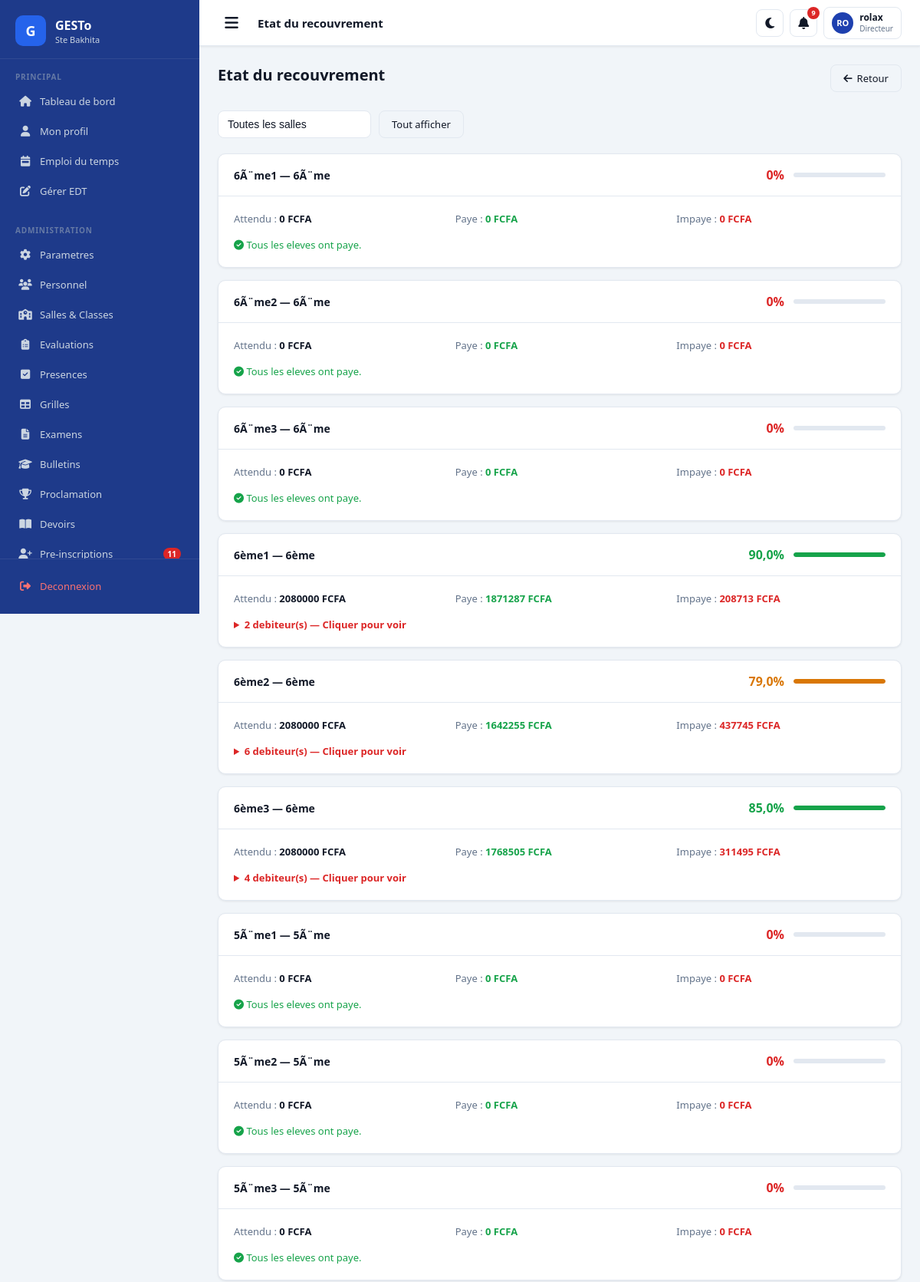
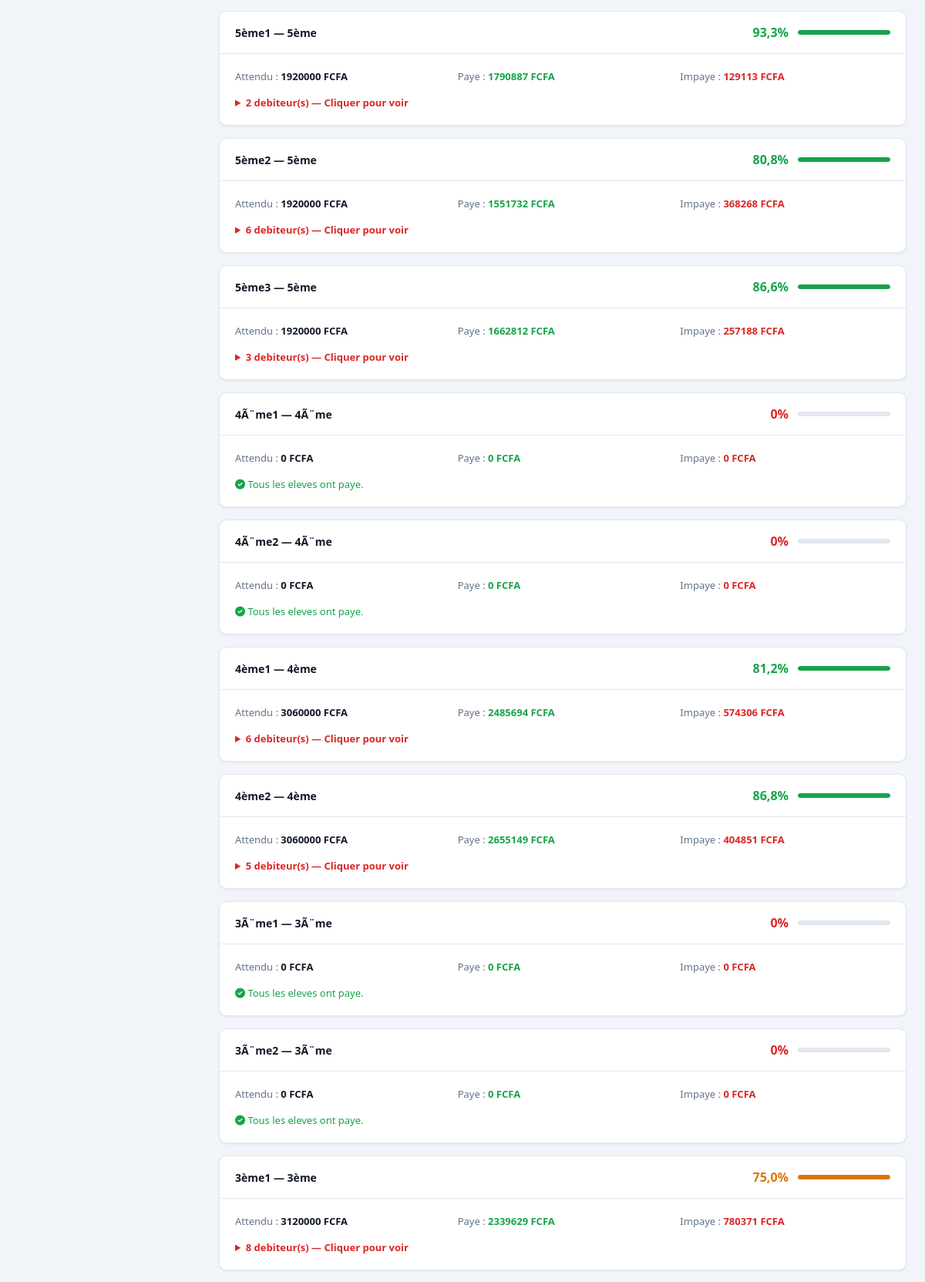
The app's page /finance/recouvrement/ (signed in, upper part) with its own data (2 pictures, top to bottom).
### apps/authentication/models.py (models this page shows, shortened)
class CustomUser(AbstractUser):
    ROLES = [
        ('DIRECTEUR', 'Directeur'),
        ('CENSEUR', 'Censeur'),
        ('PROFESSEUR', 'Professeur'),
        ('COMPTABLE', 'Comptable'),
        ('SURVEILLANT', 'Surveillant'),
        ('SECRETAIRE', 'Secrétaire'),
        ('PARENT', 'Parent'),
        ('ELEVE', 'Élève'),
    ]
    role = models.CharField(max_length=20, choices=ROLES, default='ELEVE')
    telephone = models.CharField(max_length=20, blank=True)
    telephone_wa = models.CharField(max_length=20, blank=True,
        help_text="Numéro WhatsApp avec indicatif ex: +22890000000")
    wa_verifie = models.BooleanField(default=False)
    photo = models.ImageField(upload_to='photos/personnel/', null=True, blank=True)
    adresse = models.CharField(max_length=200, blank=True)
    specialite = models.CharField(max_length=100, blank=True)
    date_prise_service = models.DateField(null=True, blank=True)
    preferences_notifications = models.JSONField(default=dict, blank=True)
    created_at = models.DateTimeField(auto_now_add=True)
    class Meta:
        verbose_name = 'Utilisateur'
        verbose_name_plural = 'Utilisateurs'

### apps/academic/models.py (models this page shows, shortened)
class SalleClasse(models.Model):
    niveau = models.ForeignKey(
        Niveau, on_delete=models.CASCADE, related_name='salles')
    annee = models.ForeignKey(
        AnneeScolaire, on_delete=models.CASCADE, related_name='salles')
    nom = models.CharField(max_length=50)
    capacite = models.IntegerField(default=40)
    titulaire = models.ForeignKey(
        'authentication.CustomUser', on_delete=models.SET_NULL,
        null=True, blank=True, related_name='salles_titulaire',
        limit_choices_to={'role': 'PROFESSEUR'})
    batiment = models.CharField(max_length=50, blank=True)
    est_active = models.BooleanField(default=True)
    class Meta:
        verbose_name = 'Salle de classe'
        verbose_name_plural = 'Salles de classe'
        unique_together = ['niveau', 'annee', 'nom']
        ordering = ['niveau__ordre', 'nom']

class Niveau(models.Model):
    SYSTEMES = [('TRIMESTRIEL', 'Trimestriel'), ('SEMESTRIEL', 'Semestriel')]
    TYPES_ECOLE = [('PRIVE', 'Privé'), ('PUBLIC', 'Public')]
    nom = models.CharField(max_length=50, unique=True)
    ordre = models.IntegerField(default=0)
    description = models.CharField(max_length=200, blank=True)
    systeme = models.CharField(max_length=15, choices=SYSTEMES, default='TRIMESTRIEL')
    type_ecole = models.CharField(max_length=10, choices=TYPES_ECOLE, default='PRIVE')
    class Meta:
        verbose_name = 'Niveau'
        verbose_name_plural = 'Niveaux'
        ordering = ['ordre', 'nom']

### apps/finance/views.py (the view)
        def wrapper(request, *args, **kwargs):
            if not request.user.is_authenticated:
                return redirect('login')
            if not (request.user.is_superuser or request.user.role in roles):
                messages.error(request, "Acces refuse.")
                return redirect('dashboard')
            return view_func(request, *args, **kwargs)

### apps/academic/models.py (called while the page is built)
    @classmethod
    def active(cls):
        return cls.objects.filter(est_active=True).first()

    @classmethod
    def active(cls, annee=None):
        qs = cls.objects.filter(est_active=True)
        if annee:
            qs = qs.filter(annee=annee)
        return qs.first()

### apps/core/templatetags/extras.py (called while the page is built)
@register.filter
def initiales(user):
    try:
        f = (user.first_name or '')[:1].upper()
        l = (user.last_name or '')[:1].upper()
        return f"{f}{l}" or user.username[:2].upper()
    except Exception:
        return '??'

### apps/finance/views.py (called while the page is built)
def role_requis(*roles):
    def decorator(view_func):
        def wrapper(request, *args, **kwargs):
            if not request.user.is_authenticated:
                return redirect('login')
            if not (request.user.is_superuser or request.user.role in roles):
                messages.error(request, "Acces refuse.")
                return redirect('dashboard')
            return view_func(request, *args, **kwargs)
        wrapper.__name__ = view_func.__name__
        return wrapper
    return decorator

### apps/students/models.py (called while the page is built)
    @property
    def nom_complet(self):
        return f"{self.nom} {self.prenom}"

### templates/finance/etat_recouvrement.html (shortened to what this page needs)
{% extends 'base.html' %}
{% block page_title %}Etat du recouvrement{% endblock %}
{% block content %}
<div class="page-header">
  <div><h1>Etat du recouvrement</h1></div>
  <a href="{% url 'dashboard_finance' %}" class="btn btn-secondary">
    <i class="fas fa-arrow-left"></i> Retour
  </a>
</div>
<form method="get"
      style="display:flex;gap:10px;margin-bottom:20px">
  <select name="salle" class="form-control" style="max-width:200px"
          onchange="this.form.submit()">
    <option value="">Toutes les salles</option>
  </select>
  <a href="{% url 'etat_recouvrement' %}" class="btn btn-secondary">
    Tout afficher
  </a>
</form>
{% for ligne in rapport %}
<div class="card mb-4">
  <div class="card-header">
    <h5>{{ ligne.salle.nom }} — {{ ligne.salle.niveau.nom }}</h5>
    <div style="display:flex;align-items:center;gap:12px">
      <span style="font-size:16px;font-weight:700;
                   color:{% if ligne.taux >= 80 %}var(--success)
                   {% elif ligne.taux >= 50 %}var(--warning)
                   {% else %}var(--danger){% endif %}">
        {{ ligne.taux }}%
      </span>
      <div class="progress-bar-container" style="width:120px">
        <div class="progress-bar-fill" style="width:{{ ligne.taux }}%;
             background:{% if ligne.taux >= 80 %}var(--success)
             {% elif ligne.taux >= 50 %}var(--warning)
             {% else %}var(--danger){% endif %}">
        </div>
      </div>
    </div>
  </div>
  <div class="card-body">
    <div style="display:grid;grid-template-columns:repeat(3,1fr);
                gap:16px;margin-bottom:16px;font-size:13px">
      <div>
        <span style="color:var(--text-muted)">Attendu :</span>
        <strong>{{ ligne.total_du|floatformat:0 }} FCFA</strong>
      </div>
      <div>
        <span style="color:var(--text-muted)">Paye :</span>
        <strong style="color:var(--success)">
          {{ ligne.total_paye|floatformat:0 }} FCFA
        </strong>
      </div>
      <div>
        <span style="color:var(--text-muted)">Impaye :</span>
        <strong style="color:var(--danger)">
          {{ ligne.total_impaye|floatformat:0 }} FCFA
        </strong>
      </div>
    </div>
    {% if ligne.debiteurs %}
    <details>
      <summary style="cursor:pointer;font-size:13px;font-weight:600;
                      color:var(--danger)">
        {{ ligne.nb_debiteurs }} debiteur(s) — Cliquer pour voir
      </summary>
    </details>
    {% else %}
    <div style="color:var(--success);font-size:13px">
      <i class="fas fa-check-circle"></i> Tous les eleves ont paye.
    </div>
    {% endif %}
  </div>
</div>
{% empty %}
<div class="card card-body" style="text-align:center;
     color:var(--text-muted)">
  Aucune donnee de recouvrement.
</div>
{% endfor %}
{% endblock %}

### templates/base.html (shortened to what this page needs)
{% load static %}
{% load extras %}
<!DOCTYPE html>
<html lang="fr" data-theme="light">
<head>
  <link rel="stylesheet" href="{% static 'css/main.css' %}">
  <link rel="stylesheet"
        href="https://cdnjs.cloudflare.com/ajax/libs/font-awesome/6.5.0/css/all.min.css">
</head>
<body data-session-remaining="{{ session_remaining }}">
<div class="layout">
  <aside class="sidebar" id="sidebar">
    <div class="sidebar-logo">
      <div class="logo-icon">G</div>
      <div class="logo-text">
        <h1>GESTo</h1>
        <p>Ste Bakhita</p>
      </div>
    </div>
    <div style="flex:1;overflow-y:auto">
      <div class="sidebar-section">
        <div class="sidebar-section-label">Principal</div>
        <a href="{% url 'dashboard' %}"
           class="nav-item {% if request.path == '/' %}active{% endif %}">
          <span class="nav-icon"><i class="fas fa-home"></i></span>
          <span>Tableau de bord</span>
        </a>
        <a href="/profil/"
           class="nav-item {% if '/profil/' in request.path %}active{% endif %}">
          <span class="nav-icon"><i class="fas fa-user"></i></span>
          <span>Mon profil</span>
        </a>
        <a href="{% url 'vue_edt' %}"
           class="nav-item {% if '/emploi-du-temps/' in request.path %}active{% endif %}">
          <span class="nav-icon"><i class="fas fa-calendar-week"></i></span>
          <span>Emploi du temps</span>
        </a>
        {% if request.user.role in 'DIRECTEUR CENSEUR' %}
        <a href="{% url 'gestion_edt' %}"
           class="nav-item {% if '/emploi-du-temps/gestion/' in request.path %}active{% endif %}">
          <span class="nav-icon"><i class="fas fa-edit"></i></span>
          <span>Gérer EDT</span>
        </a>
        {% endif %}
      </div>
      {% if request.user.role in 'DIRECTEUR CENSEUR' %}
      <div class="sidebar-section">
        <div class="sidebar-section-label">Administration</div>
        {% if request.user.role == 'DIRECTEUR' or request.user.role == 'CENSEUR' %}
        <a href="{% url 'parametres' %}"
           class="nav-item {% if '/parametres/' in request.path %}active{% endif %}">
          <span class="nav-icon"><i class="fas fa-cog"></i></span>
          <span>Parametres</span>
        </a>
        {% endif %}
        <a href="/personnel/"
           class="nav-item {% if '/personnel/' in request.path %}active{% endif %}">
          <span class="nav-icon"><i class="fas fa-users"></i></span>
          <span>Personnel</span>
        </a>
        <a href="/salles/"
           class="nav-item {% if '/salles/' in request.path %}active{% endif %}">
          <span class="nav-icon"><i class="fas fa-school"></i></span>
          <span>Salles & Classes</span>
        </a>
        <a href="{% url 'liste_evaluations' %}"
           class="nav-item {% if '/notes/' in request.path %}active{% endif %}">
          <span class="nav-icon"><i class="fas fa-clipboard-list"></i></span>
          <span>Evaluations</span>
        </a>
        <a href="{% url 'liste_seances' %}"
           class="nav-item {% if '/presences/' in request.path %}active{% endif %}">
          <span class="nav-icon"><i class="fas fa-check-square"></i></span>
          <span>Presences</span>
        </a>
        <a href="{% url 'liste_grilles' %}"
           class="nav-item {% if '/notes/grilles/' in request.path %}active{% endif %}">
          <span class="nav-icon"><i class="fas fa-table"></i></span>
          <span>Grilles</span>
        </a>
        <a href="{% url 'liste_examens' %}"
           class="nav-item {% if '/notes/examens/' in request.path %}active{% endif %}">
          <span class="nav-icon"><i class="fas fa-file-alt"></i></span>
          <span>Examens</span>
        </a>
        <a href="{% url 'bulletins_salle' %}"
           class="nav-item {% if '/notes/bulletins/' in request.path %}active{% endif %}">
          <span class="nav-icon"><i class="fas fa-graduation-cap"></i></span>
          <span>Bulletins</span>
        </a>
        <a href="{% url 'proclamation' %}"
           class="nav-item {% if '/notes/proclamation/' in request.path %}active{% endif %}">
          <span class="nav-icon"><i class="fas fa-trophy"></i></span>
          <span>Proclamation</span>
        </a>
        <a href="{% url 'liste_devoirs' %}"
           class="nav-item {% if '/devoirs/' in request.path %}active{% endif %}">
          <span class="nav-icon"><i class="fas fa-book-open"></i></span>
          <span>Devoirs</span>
        </a>
        <a href="{% url 'liste_preinscriptions' %}"
           class="nav-item {% if '/inscription/admin/' in request.path %}active{% endif %}">
          <span class="nav-icon"><i class="fas fa-user-plus"></i></span>
          <span>Pre-inscriptions</span>
          {% if nb_preinscriptions_attente > 0 %}
          <span class="nav-badge">{{ nb_preinscriptions_attente }}</span>
          {% endif %}
        </a>
      </div>
      {% endif %}
    </div>
    <div class="sidebar-footer">
      <a href="/logout/" class="nav-item" style="color:#F87171">
        <span class="nav-icon"><i class="fas fa-sign-out-alt"></i></span>
        <span>Deconnexion</span>
      </a>
    </div>
  </aside>
  <div class="main-content">
    <nav class="navbar-top">
      <button class="navbar-toggle" onclick="toggleSidebar()">
        <i class="fas fa-bars"></i>
      </button>
      <span class="navbar-title">{% block page_title %}Tableau de bord{% endblock %}</span>
      <div class="navbar-actions">
        <button class="navbar-btn" id="theme-toggle"
                onclick="toggleTheme()" title="Mode sombre/clair">
          <i class="fas fa-moon"></i>
        </button>
        <a href="/messagerie/notifications/" class="navbar-btn"
           title="Notifications">
          <i class="fas fa-bell"></i>
          {% if nb_notifs > 0 %}
          <span class="notif-badge">{{ nb_notifs }}</span>
          {% endif %}
        </a>
        <a href="/profil/" class="user-menu">
          <div class="user-avatar">
            {{ request.user|initiales }}
          </div>
          <div class="user-info">
            <div class="user-name">{{ request.user.get_full_name|default:request.user.username|truncatechars:16 }}</div>
            <div class="user-role">{{ request.user.get_role_display }}</div>
          </div>
        </a>
      </div>
    </nav>
    <div class="page-body">
      {% block content %}{% endblock %}
    </div>
  </div>
</div>
</body>
</html>

### records on screen
CustomUser: user|initiales "RO", user.get_full_name "rolax", user.role "Directeur"
SalleClasse: salle.nom "6Ã¨me1", salle.niveau.nom "6Ã¨me", taux "0", total_du "0", total_paye "0", total_impaye "0", shows "Tous les eleves ont paye."
SalleClasse: salle.nom "6Ã¨me2", salle.niveau.nom "6Ã¨me", taux "0", total_du "0", total_paye "0", total_impaye "0", shows "Tous les eleves ont paye."
SalleClasse: salle.nom "6Ã¨me3", salle.niveau.nom "6Ã¨me", taux "0", total_du "0", total_paye "0", total_impaye "0", shows "Tous les eleves ont paye."
SalleClasse: salle.nom "6ème1", salle.niveau.nom "6ème", taux "90,0", total_du "2080000", total_paye "1871287", total_impaye "208713", nb_debiteurs "2"
SalleClasse: salle.nom "6ème2", salle.niveau.nom "6ème", taux "79,0", total_du "2080000", total_paye "1642255", total_impaye "437745", nb_debiteurs "6"
SalleClasse: salle.nom "6ème3", salle.niveau.nom "6ème", taux "85,0", total_du "2080000", total_paye "1768505", total_impaye "311495", nb_debiteurs "4"
SalleClasse: salle.nom "5Ã¨me1", salle.niveau.nom "5Ã¨me", taux "0", total_du "0", total_paye "0", total_impaye "0", shows "Tous les eleves ont paye."
SalleClasse: salle.nom "5Ã¨me2", salle.niveau.nom "5Ã¨me", taux "0", total_du "0", total_paye "0", total_impaye "0", shows "Tous les eleves ont paye."
SalleClasse: salle.nom "5Ã¨me3", salle.niveau.nom "5Ã¨me", taux "0", total_du "0", total_paye "0", total_impaye "0", shows "Tous les eleves ont paye."
SalleClasse: salle.nom "5ème1", salle.niveau.nom "5ème", taux "93,3", total_du "1920000", total_paye "1790887", total_impaye "129113", nb_debiteurs "2"
SalleClasse: salle.nom "5ème2", salle.niveau.nom "5ème", taux "80,8", total_du "1920000", total_paye "1551732", total_impaye "368268", nb_debiteurs "6"
SalleClasse: salle.nom "5ème3", salle.niveau.nom "5ème", taux "86,6", total_du "1920000", total_paye "1662812", total_impaye "257188", nb_debiteurs "3"
SalleClasse: salle.nom "4Ã¨me1", salle.niveau.nom "4Ã¨me", taux "0", total_du "0", total_paye "0", total_impaye "0", shows "Tous les eleves ont paye."
SalleClasse: salle.nom "4Ã¨me2", salle.niveau.nom "4Ã¨me", taux "0", total_du "0", total_paye "0", total_impaye "0", shows "Tous les eleves ont paye."
SalleClasse: salle.nom "4ème1", salle.niveau.nom "4ème", taux "81,2", total_du "3060000", total_paye "2485694", total_impaye "574306", nb_debiteurs "6"
SalleClasse: salle.nom "4ème2", salle.niveau.nom "4ème", taux "86,8", total_du "3060000", total_paye "2655149", total_impaye "404851", nb_debiteurs "5"
SalleClasse: salle.nom "3Ã¨me1", salle.niveau.nom "3Ã¨me", taux "0", total_du "0", total_paye "0", total_impaye "0", shows "Tous les eleves ont paye."
SalleClasse: salle.nom "3Ã¨me2", salle.niveau.nom "3Ã¨me", taux "0", total_du "0", total_paye "0", total_impaye "0", shows "Tous les eleves ont paye."
SalleClasse: salle.nom "3ème1", salle.niveau.nom "3ème", taux "75,0", total_du "3120000", total_paye "2339629", total_impaye "780371", nb_debiteurs "8"

### other values on screen
{{ nb_preinscriptions_attente }} "11"
{{ nb_notifs }} "9"
